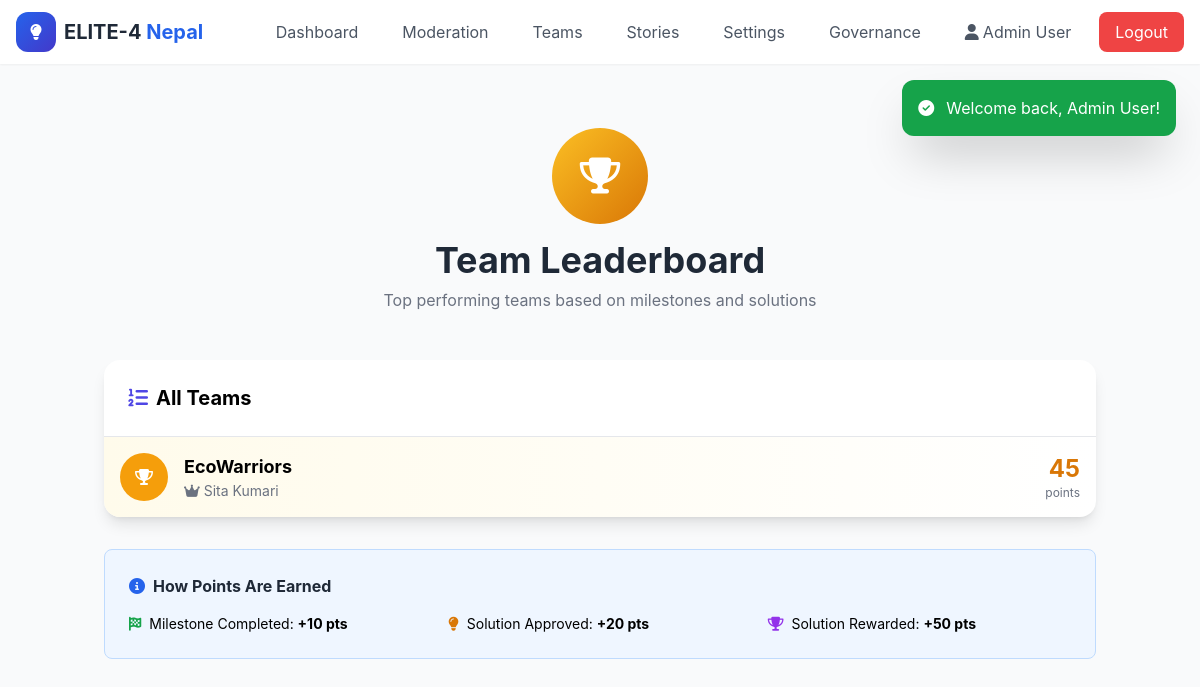
The app's page /team_leaderboard.php (signed in) with its own data.
### tables this page shows
CREATE TABLE `users` (
  `id` INT AUTO_INCREMENT PRIMARY KEY,
  `name` VARCHAR(100) NOT NULL,
  `email` VARCHAR(100) UNIQUE NOT NULL,
  `phone` VARCHAR(20) DEFAULT NULL,
  `password` VARCHAR(255) NOT NULL,
  `role` ENUM('citizen', 'student', 'sponsor', 'mentor', 'admin', 'moderator') NOT NULL DEFAULT 'citizen',
  `bio` TEXT DEFAULT NULL,
  `skills` TEXT DEFAULT NULL,
  `profile_photo` VARCHAR(255) DEFAULT NULL,
  `date_of_birth` DATE DEFAULT NULL,
  `is_active` TINYINT(1) DEFAULT 1,
  `trust_score` INT DEFAULT 100,
  `projects_completed` INT DEFAULT 0,
  `created_at` TIMESTAMP DEFAULT CURRENT_TIMESTAMP,
  `updated_at` TIMESTAMP DEFAULT CURRENT_TIMESTAMP ON UPDATE CURRENT_TIMESTAMP
);

CREATE TABLE `teams` (
  `id` INT AUTO_INCREMENT PRIMARY KEY,
  `name` VARCHAR(100) NOT NULL,
  `description` TEXT DEFAULT NULL,
  `leader_id` INT NOT NULL,
  `is_public` TINYINT(1) DEFAULT 1,
  `required_skills` TEXT DEFAULT NULL,
  `problem_id` INT DEFAULT NULL,
  `mentor_id` INT DEFAULT NULL,
  `members` JSON DEFAULT NULL,
  `rank_points` INT DEFAULT 0,
  `status` ENUM('active', 'completed', 'archived', 'inactive') DEFAULT 'active',
  `gold_badge` TINYINT(1) DEFAULT 0,
  `projects_completed` INT DEFAULT 0,
  `last_progress_update` TIMESTAMP NULL DEFAULT NULL,
  `is_inactive` TINYINT(1) DEFAULT 0,
  `created_at` TIMESTAMP DEFAULT CURRENT_TIMESTAMP,
  FOREIGN KEY (`leader_id`) REFERENCES `users`(`id`) ON DELETE CASCADE,
  FOREIGN KEY (`mentor_id`) REFERENCES `users`(`id`) ON DELETE SET NULL
);

### team_leaderboard.php (the view, shortened to what this page needs)
<?php
require_once 'config.php';
global $conn;
$qr = $conn->query("SELECT t.*, u.name as leader_name FROM teams t JOIN users u ON t.leader_id = u.id ORDER BY t.rank_points DESC LIMIT 20");
$topTeams = $qr ? $qr->fetch_all(MYSQLI_ASSOC) : [];
getHeader('Team Leaderboard');
?>
<div class="max-w-5xl mx-auto px-4 py-8">
    <div class="text-center mb-12">
        <div class="w-24 h-24 bg-gradient-to-br from-amber-400 to-amber-600 rounded-full flex items-center justify-center mx-auto mb-4">
            <i class="fas fa-trophy text-4xl text-white"></i>
        </div>
        <h1 class="text-4xl font-bold text-gray-800">Team Leaderboard</h1>
        <p class="text-gray-500 mt-2">Top performing teams based on milestones and solutions</p>
    </div>
    <div class="bg-white rounded-2xl shadow-lg overflow-hidden">
        <div class="p-6 border-b">
            <h2 class="text-xl font-bold"><i class="fas fa-list-ol mr-2 text-primary"></i>All Teams</h2>
        </div>
        <?php if (empty($topTeams)): ?>
            <div class="text-center py-12 text-gray-500">
                <i class="fas fa-users text-4xl mb-4"></i>
                <p>No teams yet.</p>
            </div>
        <?php else: ?>
            <div class="divide-y">
                <?php foreach ($topTeams as $idx => $team): ?>
                    <div class="flex items-center gap-4 p-4 hover:bg-gray-50 transition-all <?= $idx < 3 ? 'bg-gradient-to-r ' . ($idx === 0 ? 'from-amber-50 to-transparent' : ($idx === 1 ? 'from-gray-50 to-transparent' : 'from-orange-50 to-transparent')) : '' ?>">
                        <div class="w-12 h-12 rounded-full flex items-center justify-center <?= $idx === 0 ? 'bg-amber-500 text-white' : ($idx === 1 ? 'bg-gray-400 text-white' : ($idx === 2 ? 'bg-orange-400 text-white' : 'bg-gray-200 text-gray-600')) ?>">
                            <?php if ($idx < 3): ?>
                                <i class="fas fa-trophy"></i>
                            <?php else: ?>
                                <?= $idx + 1 ?>
                            <?php endif; ?>
                        </div>
                        <div class="flex-1">
                            <p class="font-bold text-lg"><?= e($team['name']) ?></p>
                            <p class="text-sm text-gray-500">
                                <i class="fas fa-crown mr-1"></i><?= e($team['leader_name']) ?>
                            </p>
                        </div>
                        <div class="text-right">
                            <p class="text-2xl font-bold <?= $idx === 0 ? 'text-amber-600' : 'text-gray-600' ?>"><?= $team['rank_points'] ?></p>
                            <p class="text-xs text-gray-500">points</p>
                        </div>
                    </div>
                <?php endforeach; ?>
            </div>
        <?php endif; ?>
    </div>
    <div class="bg-blue-50 border border-blue-200 rounded-lg p-6 mt-8">
        <h3 class="font-bold text-gray-800 mb-4"><i class="fas fa-info-circle mr-2 text-blue-600"></i>How Points Are Earned</h3>
        <div class="grid grid-cols-1 md:grid-cols-3 gap-4 text-sm">
            <div class="flex items-center gap-2">
                <i class="fas fa-flag-checkered text-green-600"></i>
                <span>Milestone Completed: <strong>+10 pts</strong></span>
            </div>
            <div class="flex items-center gap-2">
                <i class="fas fa-lightbulb text-amber-600"></i>
                <span>Solution Approved: <strong>+20 pts</strong></span>
            </div>
            <div class="flex items-center gap-2">
                <i class="fas fa-trophy text-purple-600"></i>
                <span>Solution Rewarded: <strong>+50 pts</strong></span>
            </div>
        </div>
    </div>
</div>
<?php getFooter(); ?>

### config.php (shortened to what this page needs)
<?php
$conn = new mysqli(DB_HOST, DB_USER, DB_PASS, DB_NAME);
$conn->set_charset("utf8mb4");
function e($string) {
    return htmlspecialchars($string ?? '', ENT_QUOTES, 'UTF-8');
}
function getCurrentUser() {
    if (isset($_SESSION['user_id'])) {
        return getUserById($_SESSION['user_id']);
    }
    return null;
}
function getUserById($id) {
    global $conn;
    $stmt = $conn->prepare("SELECT * FROM users WHERE id = ? AND is_active = 1");
    $stmt->bind_param("i", $id);
    $stmt->execute();
    return ($r = $stmt->get_result()) ? $r->fetch_assoc() : null;
}
function getFlash() {
    if (isset($_SESSION['flash'])) {
        $flash = $_SESSION['flash'];
        return $flash;
    }
    return null;
}
function getHeader($title = 'ELITE-4 Nepal') {
    $user = getCurrentUser();
    $roleNav = '';
    if ($user) {
        $name = e($user['name']);
        $role = $user['role'];
        $navItems = [];
        switch ($role) {
            case 'admin': $navItems = [['admin_dashboard.php','Dashboard'],['admin_chat_moderation.php','Moderation'],['admin_teams.php','Teams'],['admin_success_stories.php','Stories'],['admin_commission.php','Settings'],['governance.php','Governance']]; break;
        }
        $desktopNav = ''; $mobileNavItems = '';
        foreach ($navItems as $item) {
            $desktopNav .= '<a href="'.$item[0].'" class="px-4 py-2 text-gray-600 hover:bg-gray-100 rounded-lg">'.$item[1].'</a>';
        }
        $roleNav = $desktopNav.'<a href="profile.php" class="px-4 py-2 text-gray-600 hover:bg-gray-100 rounded-lg"><i class="fas fa-user mr-1"></i>'.$name.'</a><a href="logout.php" class="px-4 py-2 bg-red-500 text-white rounded-lg hover:bg-red-600">Logout</a>';
    }
    $flash = getFlash();
    $flashHtml = '';
    if ($flash) { $bg = $flash['type']==='success'?'bg-green-600':'bg-red-600'; $ic = $flash['type']==='success'?'check-circle':'exclamation-circle'; $flashHtml = '<div id="flashMsg" class="fixed top-20 right-6 z-50 p-4 rounded-xl shadow-2xl '.$bg.' text-white max-w-sm"><div class="flex items-center gap-3"><i class="fas fa-'.$ic.'"></i><span>'.e($flash['message']).'</span></div></div>'; }
?><!DOCTYPE html><html lang="en"><head><script src="https://cdn.tailwindcss.com"></script><link rel="stylesheet" href="https://cdnjs.cloudflare.com/ajax/libs/font-awesome/6.5.1/css/all.min.css"></head><body class="bg-gray-50"><nav class="bg-white shadow-sm sticky top-0 z-50"><div class="max-w-7xl mx-auto px-4"><div class="flex justify-between items-center h-16"><div class="flex items-center space-x-3"><a href="index.php" class="flex items-center space-x-2"><div class="w-10 h-10 bg-gradient-to-br from-blue-600 to-indigo-700 rounded-xl flex items-center justify-center"><i class="fas fa-lightbulb text-white"></i></div><span class="font-bold text-xl text-gray-800">ELITE-4 <span class="text-blue-600">Nepal</span></span></a></div><div class="hidden md:flex items-center space-x-3"><?=$roleNav?></div></div></div></nav><?= $flashHtml ?><div class="max-w-7xl mx-auto px-4 py-8"><?php
}
function getFooter() {
    echo '</div></body></html>';
}
?>

### config.php (style rules this page uses)
body { font-family:'Inter',sans-serif }

### records on screen
users: name "Admin User"
teams: name "EcoWarriors", leader.name "Sita Kumari", rank_points "45"

### other values on screen
$item[1] "Dashboard Moderation Teams Stories Settings Governance"
$flash['message'] "Welcome back, Admin User!"
